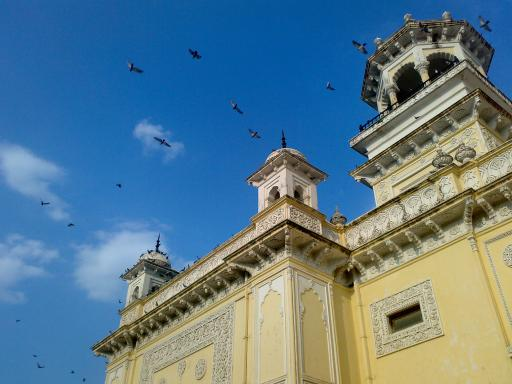
#> input picture data/home.jpg, 512 x 384 px
$ python '4.10.1_Histograms-1 _ Find_Plot_ Analyze.py'
#> lines starting #> are read from the running program, lines starting #| are printed output that depends on the picture
import numpy as np
import cv2 as cv
from matplotlib import pyplot as plt

# 灰度图按强度绘制直方图 #################################
# img = cv.imread('./data/home.jpg',0)
# cv.imshow('imgOrigin', img)
#
# # matplotlib 绘图
# plt.hist(img.ravel(),256,[0,256]);
# plt.show()
#
# # opencv 绘图
# imgDrawLine = np.zeros((300, 256, 3))                       # 新建一个彩色像素的画布
# hist_item = cv.calcHist([img], [0], None, [256], [0, 256])  # 计算img图中的直方图,得到256x1的数组
# cv.normalize(hist_item, hist_item, 0, 255, cv.NORM_MINMAX)  # 将数组中元素范围归一化为0-255之间
# hist = np.int32(np.around(hist_item))                       # 将小数四舍五入至整数,再类型转换为int32
# for x, y in enumerate(hist):                                # 枚举每个y,x从0开始
#     cv.line(imgDrawLine, (x, 0), (x, y[0]), (255, 255, 255)) # 注意这里y为[]数组类型,需要使用[]符号解码
# im = np.flipud(imgDrawLine)                                  # 上下翻转图片
# cv.imshow('im', im)
#
# cv.waitKey(0)
# cv.destroyAllWindows()

# 彩色图按BGR绘制直方图 ##################################
img = cv.imread('./data/home.jpg')
#> img is the input picture: shape (384, 512, 3); mean B, G, R 141.2, 123.9, 91.6
cv.imshow('imgOrigin', img)

# matplotlib 绘图
color = ('b','g','r')
for ch,col in enumerate(color):
    histr = cv.calcHist([img],[ch],None,[256],[0,256])           # 分别计算B,G,R,3种像素的统计数据
    plt.plot(histr,color = col)
    plt.xlim([0,256])
plt.show()
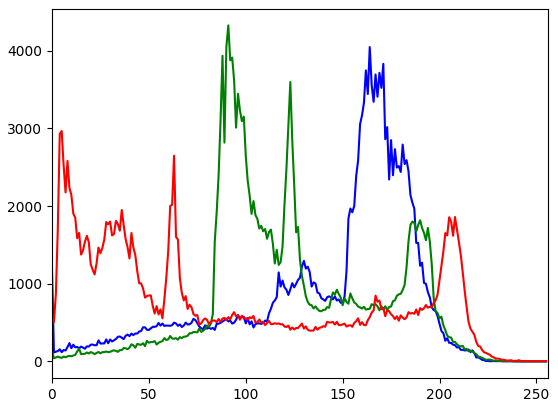
#> figure drawn by matplotlib, 1 panel; curve peaks at x = 164, y = 4049; curve peaks at x = 91, y = 4328; curve peaks at x = 5, y = 2968

# opencv 绘图
bins = np.arange(256).reshape(256, 1)                            # 生成一个0~255值的序列,并将其转换成[256行,1列]的形状
imgDrawLine = np.zeros((300, 256, 3))                            # 新建一个彩色像素的画布
color = [(255, 0, 0), (0, 255, 0), (0, 0, 255)]
for ch, col in enumerate(color):
    hist_item = cv.calcHist([img], [ch], None, [256], [0, 256])  # 分别计算B,G,R,3种像素的统计数据,得到3个[256x1]的数组
    cv.normalize(hist_item, hist_item, 0, 255, cv.NORM_MINMAX)   # 将数组中元素范围归一化为0-255之间(小于画布的300就行)
    hist = np.int32(np.around(hist_item))                        # 将小数四舍五入至整数,再类型转换为int32
    pts = np.int32(np.column_stack((bins, hist)))                # 按列合并bins和hist
    cv.polylines(imgDrawLine, [pts], False, col)                 # 绘制曲线
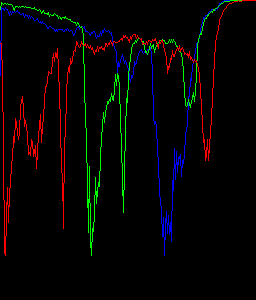
#> imgDrawLine: shape (300, 256, 3) float64; mean B, G, R 3.5, 4.2, 5.7
im = np.flipud(imgDrawLine)
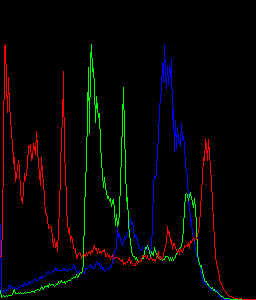
#> im: shape (300, 256, 3) float64; mean B, G, R 3.5, 4.2, 5.7
cv.imshow('im', im)

cv.waitKey(0)
cv.destroyAllWindows()

# [16 lines of commented-out code are left out]
